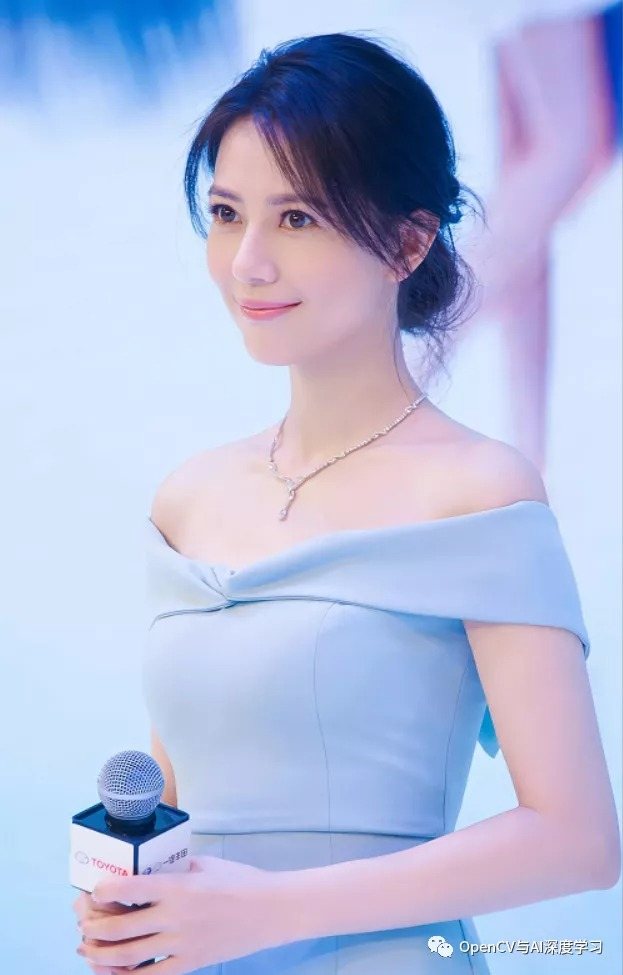
//> input picture project_code/VC_FANFUHAN_OPENCV/images/yuanyuan.jpg, 623 x 975 px
$ ./VC_FANFUHAN_OPENCV121   (built with g++ and OpenCV 4)
//> lines starting //> are read from the running program, lines starting //| are printed output that depends on the picture
// VC_FANFUHAN_OPENCV121.cpp : 定義主控台應用程式的進入點。
//
/*
// Debug | x32
通用屬性
| C/C++
|	| 一般
|		| 其他 Include 目錄 -> ..\..\opencv411_x64\include
|
| 連結器
| 	|一一般
|		|  其他程式庫目錄 -> ..\..\opencv411_x64\lib
|
| 	|一輸入
|		| 其他相依性 -> opencv_world411d.lib;%(AdditionalDependencies)

// Releas | x64
組態屬性
| C/C++
|	| 一般
|		| 其他 Include 目錄 -> ..\..\opencv411_x64\include;%(AdditionalDependencies)
|
| 連結器
| 	|一般
|		| 其他程式庫目錄 -> ..\..\opencv411_x64\lib;%(AdditionalDependencies)
|
| 	|一輸入
|		| 其他相依性 -> opencv_world411.lib;%(AdditionalDependencies)

*/

//文章: https://mp.weixin.qq.com/s/GC1Az0BSkBb8KaUdU3Aj6A

#include "stdafx.h"
#include <iostream>
#include <opencv2/opencv.hpp>
#include <opencv2/core/core.hpp>
#include <opencv2/highgui/highgui.hpp>

using namespace std;
using namespace cv;

void blur_demo(Mat &image, Mat &sum);
void edge_demo(Mat &image, Mat &sum);
int getblockSum(Mat &sum, int x1, int y1, int x2, int y2, int i);

void showHistogram(InputArray src, cv::String StrTitle);
void backProjection_demo(Mat &mat, Mat &model);
void blur3x3(Mat &src, Mat *det);

void add_salt_pepper_noise(Mat &image);
void add_gaussian_noise(Mat &image);

void USMImage(Mat src, Mat &usm, float fltPar);

void pyramid_up(Mat &image, vector<Mat> &pyramid_images, int level);
void pyramid_down(vector<Mat> &pyramid_images);

void laplaian_demo(vector<Mat> &pyramid_images, Mat &image);

void connected_component_demo(Mat &image);
void componentwithstats_demo(Mat &image);

void contours_info(Mat &image, vector<vector<Point>> &pts);
void contours_info(Mat &image, vector<vector<Point>> &pts, int threshold01, int threshold02);

void  open_demo(bool blnopen);
void  close_demo();

void sort_box(vector<Rect> &boxes);
Mat get_template(Mat &binary, vector<Rect> &rects);
void detect_defects(Mat &binary, vector<Rect> &rects, Mat &tpl, vector<Rect> &defects);

// [5 lines left out: function pause, not called in this run]
int main()
{
	Mat src = imread("../../images/yuanyuan.jpg");//Mat src = imread("../../images/test.png");
//> src is the input picture: 975 rows x 623 cols, CV_8UC3; mean B, G, R 221.2, 189, 180.3
	if (src.empty())
	{
		cout << "could not load image.." << endl;
		pause();
		return -1;
	}
	else
	{
		imshow("input_src", src);
		showHistogram(src, "Histogram_input_src");

		Mat imgGray, imgColor;
		/*
		src	输入8位三通道图像
		dst1	输出8位单通道图像(灰色铅笔画结果图)
		dst2	与输入图像相同的通道数和大小(彩色铅笔画结果图)
		sigma_s	取值范围0~200
		sigma_r	取值范围0~1
		shade_factor	取值范围0~0.1
		*/
		pencilSketch(src, imgGray, imgColor, 5, 0.1f, 0.03f);//灰色铅笔画、彩色铅笔画效果
		imshow("Pencil Sketch", imgGray);
		imshow("Color Pencil Sketch", imgColor);

		Mat result;
		/*
		src	输入8位三通道图像
		dst	与输入图像相同的通道数和大小(卡通画结果图)
		sigma_s	取值范围0~200
		sigma_r	取值范围0~1
		*/
		stylization(src, result, 5, 0.6);//卡通画效果
		imshow("Stylization", result);

		//OilPaint_forloop
		//https://github.com/housewing/OpenCV-Image-Processing/blob/master/OilPaint_forloop.cpp
		Mat OilPaint = Mat(src.size(), CV_8UC3);
		int heigh = src.rows;
		int width = src.cols;
		int BrushSize = 5;
		int levels = 20;

		int* CountIntensity = new int[levels];
		int* RedAverage = new int[levels];
		int* GreenAverage = new int[levels];
		int* BlueAverage = new int[levels];
		for (int y = BrushSize; y < (heigh - BrushSize); y++)
		{
			for (int x = BrushSize; x < (width - BrushSize); x++)
			{
				//cout << "y " << y << " x " << x << endl;
				// initialize the array
				for (int i = 0; i < levels; i++)
				{
					CountIntensity[i] = 0;
					RedAverage[i] = 0;
					GreenAverage[i] = 0;
					BlueAverage[i] = 0;
				}

				for (int j = -BrushSize; j <= BrushSize; j++)
				{
					for (int i = -BrushSize; i <= BrushSize; i++)
					{
						//cout << "y+j " << y+j << " x+i " << x+i << endl;
						double b = src.at<cv::Vec3b>(y + j, x + i)[0];
						double g = src.at<cv::Vec3b>(y + j, x + i)[1];
						double r = src.at<cv::Vec3b>(y + j, x + i)[2];
						//cout << "y+j " << y+j << " x+i " << x+i << " " << b << " " << g << " " << r << endl;

						int nCurIntensity = (((r + g + b) / 3.0) * levels) / 255;
						//cout << "y+j " << y+j << " x+i " << x+i << " " << nCurIntensity << endl;

						int tmp = nCurIntensity;
						CountIntensity[tmp]++;

						BlueAverage[tmp] = BlueAverage[tmp] + b;
						GreenAverage[tmp] = GreenAverage[tmp] + g;
						RedAverage[tmp] = RedAverage[tmp] + r;
						//cout << "Average " << RedAverage[tmp] << endl;
					}
				}

				int nCurMax = 0;
				int nMaxIndex = 0;
				for (int nI = 0; nI < levels; nI++)
				{
					if (CountIntensity[nI] > nCurMax)
					{
						nCurMax = CountIntensity[nI];
						nMaxIndex = nI;
					}
				}
				//cout << "CurMax " << nCurMax << " MaxIndex " << nMaxIndex << endl;

				double tmpB = BlueAverage[nMaxIndex] / nCurMax;
				double tmpG = GreenAverage[nMaxIndex] / nCurMax;
				double tmpR = RedAverage[nMaxIndex] / nCurMax;
				Vec3b pixelColor(tmpB, tmpG, tmpR);
				OilPaint.at<Vec3b>(y, x) = pixelColor;
				//dst.at<Vec3b>(y,x)[0] = BlueAverage[nMaxIndex] / nCurMax;
				//dst.at<Vec3b>(y,x)[1] = GreenAverage[nMaxIndex] / nCurMax;
				//dst.at<Vec3b>(y,x)[2] = RedAverage[nMaxIndex] / nCurMax;
			}
		}
		imshow("OilPaint", OilPaint);
		waitKey(0);
	}
	return 0;
}

// [397 lines left out: functions detect_defects, get_template, sort_box, close_demo, open_demo, contours_info and 8 more, not called in this run]

/**
* 3x3 sobel 垂直边缘检测演示
*/
// [121 lines left out: functions edge_demo, getblockSum, add_gaussian_noise, add_salt_pepper_noise, blur3x3, backProjection_demo, not called in this run]

void showHistogram(InputArray src, cv::String StrTitle)//直方圖
{
//> called with StrTitle = "Histogram_input_src"
	bool blnGray = false;
	if (src.channels() == 1)
	{
		blnGray = true;
	}

	// 三通道/單通道 直方圖 紀錄陣列
	vector<Mat> bgr_plane;
	vector<Mat> gray_plane;

	// 定义参数变量
	const int channels[1] = { 0 };
	const int bins[1] = { 256 };
	float hranges[2] = { 0, 255 };
	const float *ranges[1] = { hranges };
	Mat b_hist, g_hist, r_hist, hist;
	// 计算三通道直方图
	/*
	void calcHist( const Mat* images, int nimages,const int* channels, InputArray mask,OutputArray hist, int dims, const int* histSize,const float** ranges, bool uniform=true, bool accumulate=false );
	1.輸入的圖像數組
	2.輸入數組的個數
	3.通道數
	4.掩碼
	5.直方圖
	6.直方圖維度
	7.直方圖每個維度的尺寸數組
	8.每一維數組的範圍
	9.直方圖是否是均勻
	10.配置階段不清零
	*/
	if (blnGray)
	{
		split(src, gray_plane);
		calcHist(&gray_plane[0], 1, 0, Mat(), hist, 1, bins, ranges);
	}
	else
	{
		split(src, bgr_plane);
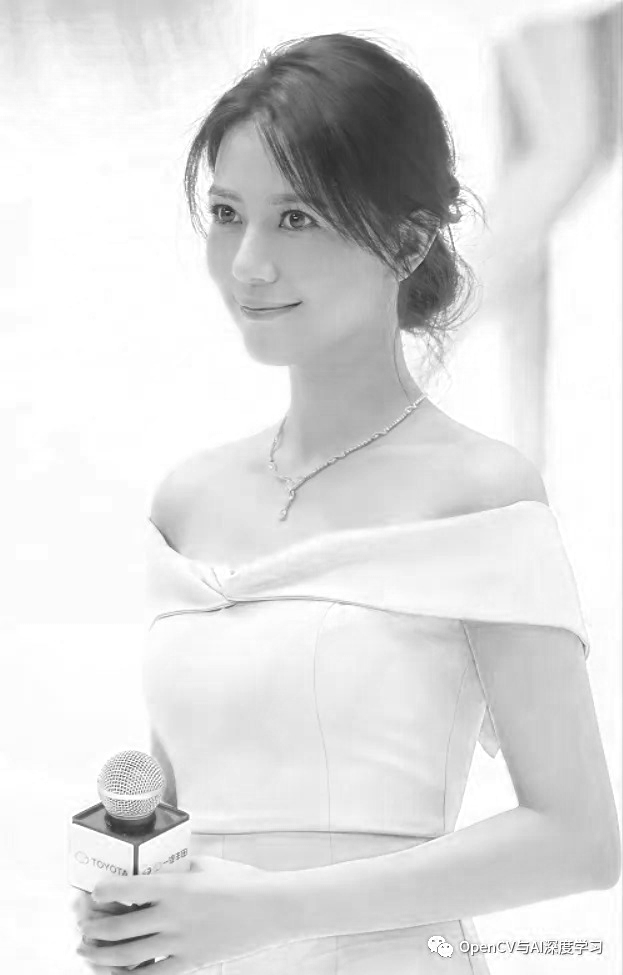
//> bgr_plane[0]: 975 rows x 623 cols, CV_8UC1; min 34, max 255, mean 221.2
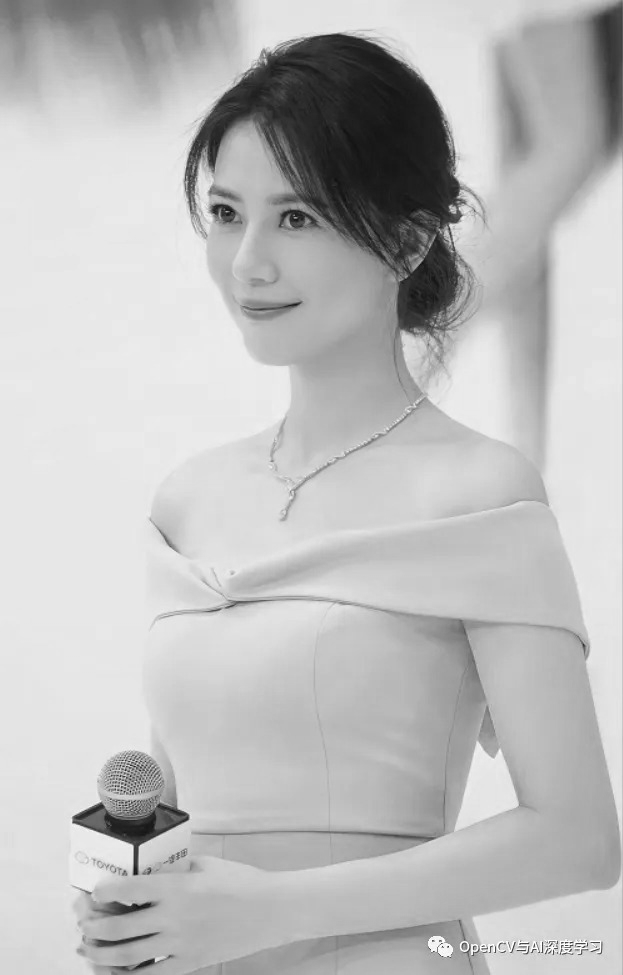
//> bgr_plane[1]: 975 rows x 623 cols, CV_8UC1; min 6, max 255, mean 189
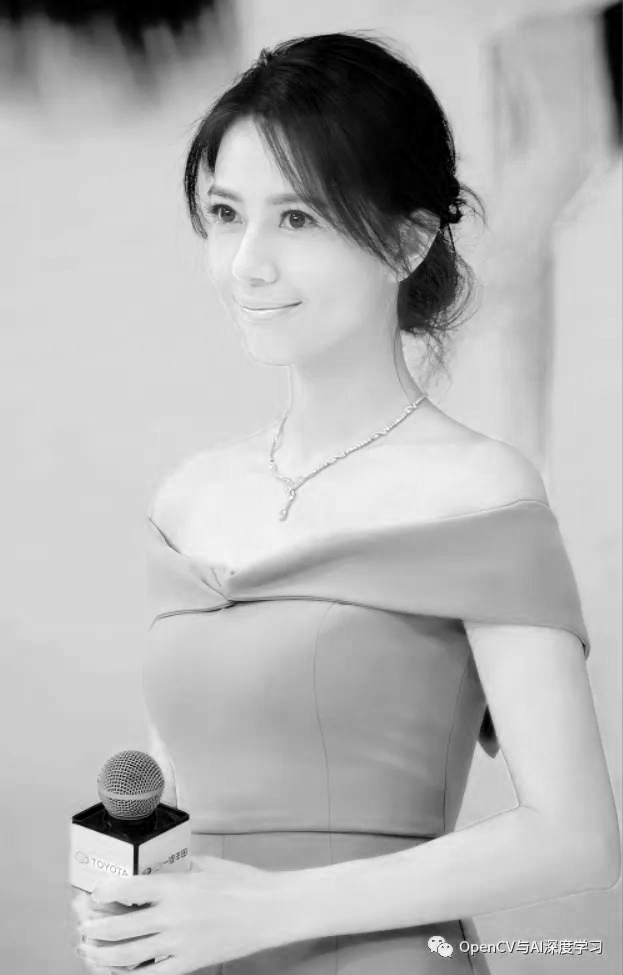
//> bgr_plane[2]: 975 rows x 623 cols, CV_8UC1; min 0, max 255, mean 180.3
		calcHist(&bgr_plane[0], 1, 0, Mat(), b_hist, 1, bins, ranges);
//> b_hist = 256 values, max 42134 at index 254, min 0 at index 0, mean 2048
		calcHist(&bgr_plane[1], 1, 0, Mat(), g_hist, 1, bins, ranges);
//> g_hist = 256 values, max 37726 at index 231, min 0 at index 0, mean 2372.1
		calcHist(&bgr_plane[2], 1, 0, Mat(), r_hist, 1, bins, ranges);
//> r_hist = 256 values, max 44089 at index 214, min 0 at index 255, mean 2372.6
	}

	/*
	* 显示直方图
	*/
	int hist_w = 512;
	int hist_h = 400;
	int bin_w = cvRound((double)hist_w / bins[0]);
	Mat histImage = Mat::zeros(hist_h, hist_w, CV_8UC3);
	// 归一化直方图数据
	if (blnGray)
	{
		normalize(hist, hist, 0, histImage.rows, NORM_MINMAX, -1);
	}
	else
	{
		normalize(b_hist, b_hist, 0, histImage.rows, NORM_MINMAX, -1);
//> b_hist = 256 values, max 400 at index 254, min 0 at index 0, mean 19.44
		normalize(g_hist, g_hist, 0, histImage.rows, NORM_MINMAX, -1);
//> g_hist = 256 values, max 400 at index 231, min 0 at index 0, mean 25.15
		normalize(r_hist, r_hist, 0, histImage.rows, NORM_MINMAX, -1);
//> r_hist = 256 values, max 400 at index 214, min 0 at index 255, mean 21.53
	}

	// 绘制直方图曲线
	for (int i = 1; i < bins[0]; ++i)
	{
		if (blnGray)
		{
			line(histImage, Point(bin_w * (i - 1), hist_h - cvRound(hist.at<float>(i - 1))),
				Point(bin_w * (i), hist_h - cvRound(hist.at<float>(i))), Scalar(255, 255, 255),
				2, 8, 0);
		}
		else
		{
			line(histImage, Point(bin_w * (i - 1), hist_h - cvRound(b_hist.at<float>(i - 1))),
				Point(bin_w * (i), hist_h - cvRound(b_hist.at<float>(i))), Scalar(255, 0, 0),
				2, 8, 0);
			line(histImage, Point(bin_w * (i - 1), hist_h - cvRound(g_hist.at<float>(i - 1))),
				Point(bin_w * (i), hist_h - cvRound(g_hist.at<float>(i))), Scalar(0, 255, 0),
				2, 8, 0);
			line(histImage, Point(bin_w * (i - 1), hist_h - cvRound(r_hist.at<float>(i - 1))),
				Point(bin_w * (i), hist_h - cvRound(r_hist.at<float>(i))), Scalar(0, 0, 255),
				2, 8, 0);
		}


	}
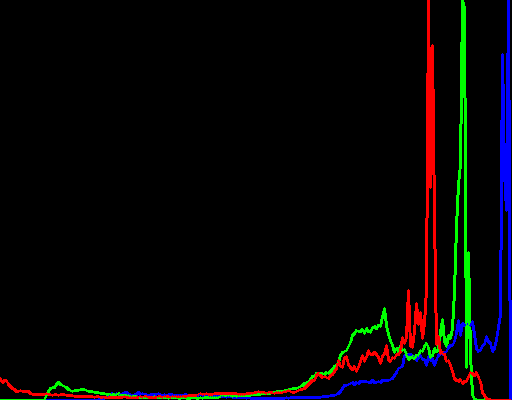
//> histImage: 400 rows x 512 cols, CV_8UC3; mean B, G, R 4.9, 4.9, 5.7
//> in main, `pencilSketch(src, imgGray, imgColor, 5, 0.1f, 0.03f);`:
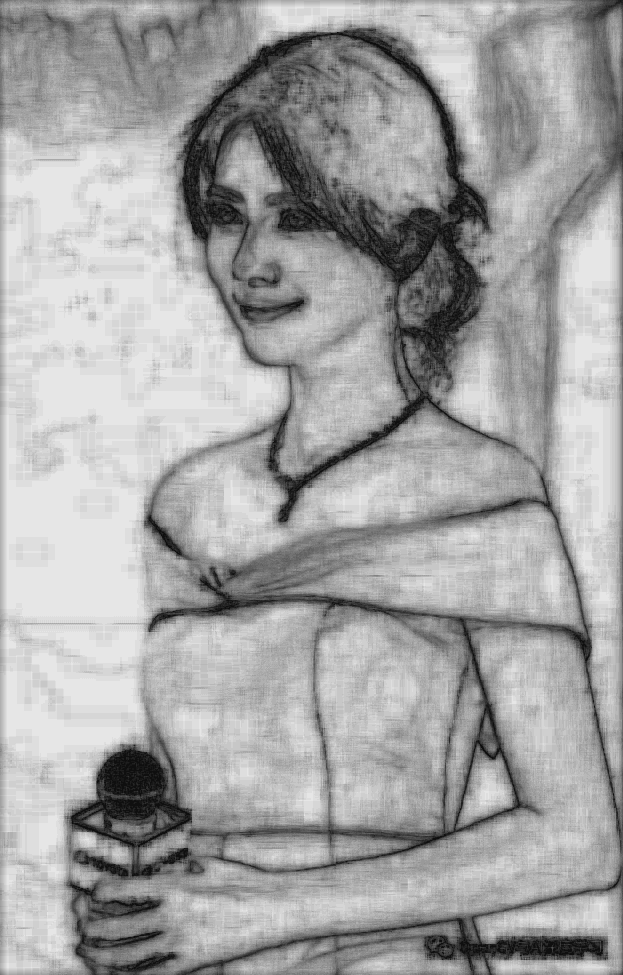
//> imgGray: 975 rows x 623 cols, CV_8UC1; min 15, max 230, mean 164
//> in main, `pencilSketch(src, imgGray, imgColor, 5, 0.1f, 0.03f);`:
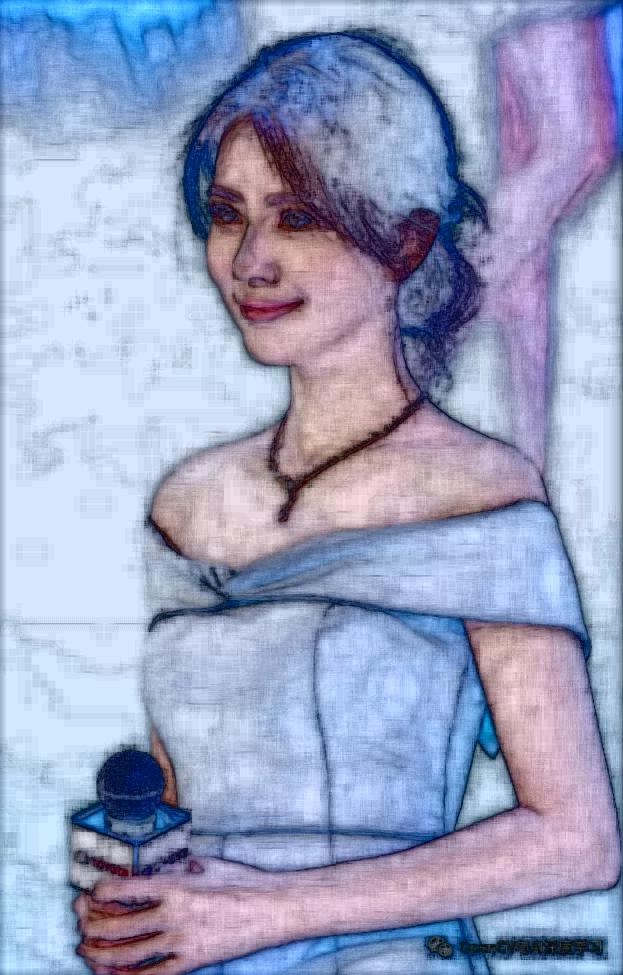
//> imgColor: 975 rows x 623 cols, CV_8UC3; mean B, G, R 194.8, 162.9, 154.4
//> after the loop in main, `for (int y = BrushSize; y < (heigh - BrushSize); y++)`:
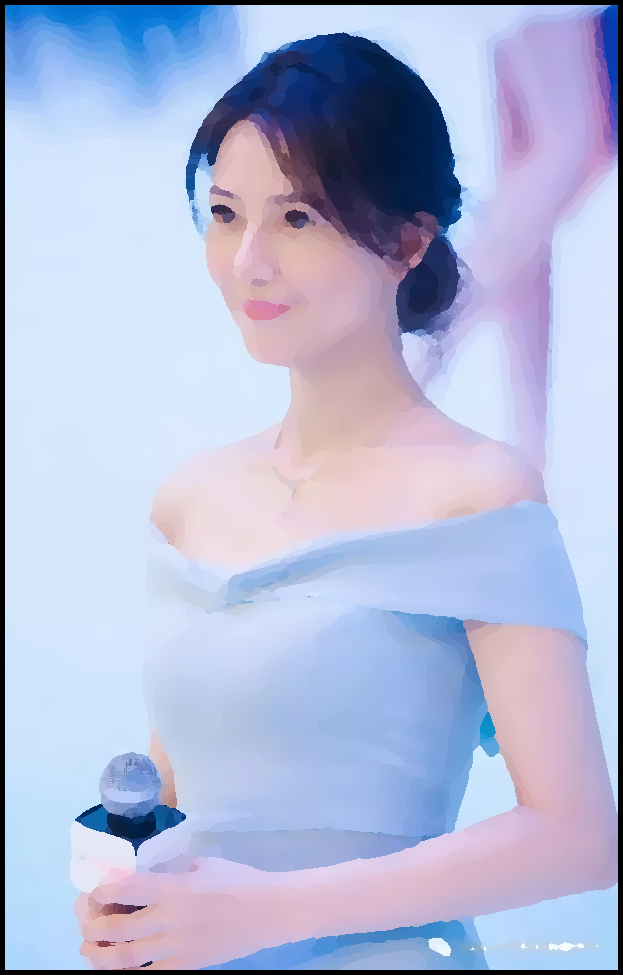
//> OilPaint: 975 rows x 623 cols, CV_8UC3; mean B, G, R 215.1, 184.2, 176.4
	imshow(StrTitle, histImage);
}
